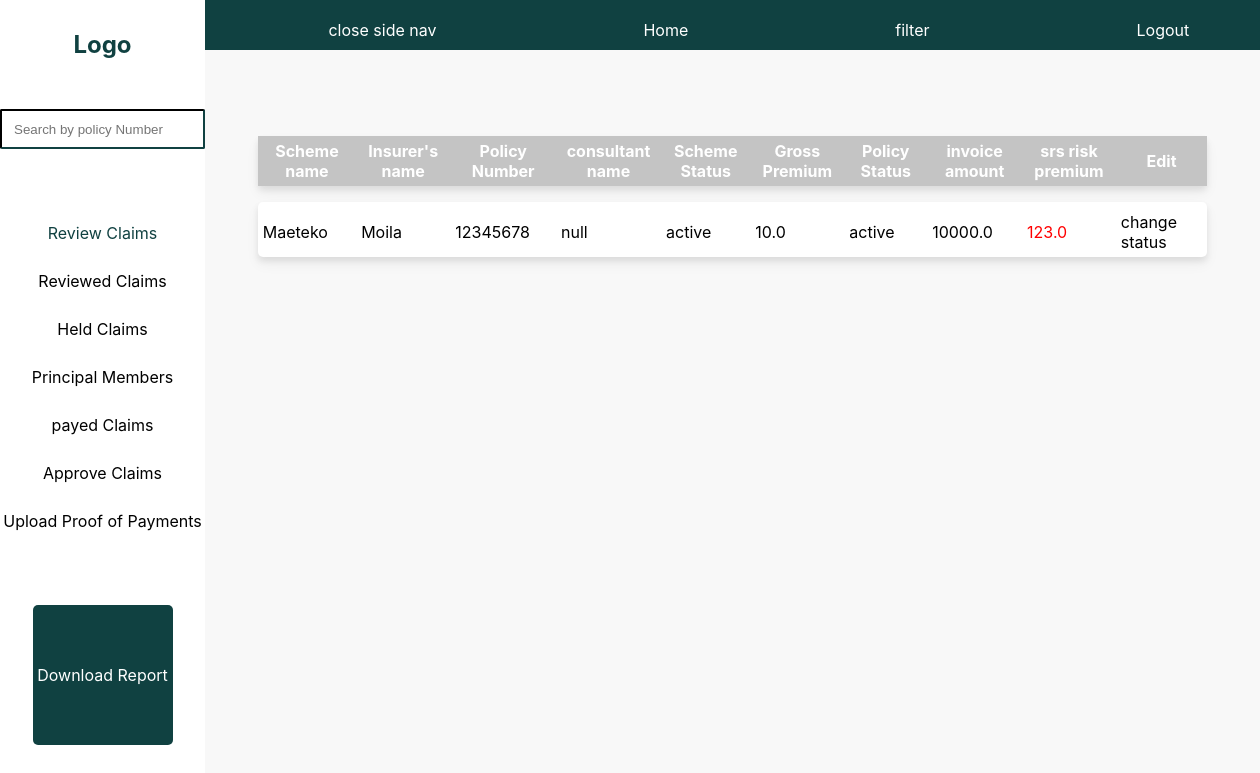
The page / on the database its author committed.
### premiumApp/models.py (models this page shows, shortened)
class FinanceModel(models.Model):
    policy_number = models.ForeignKey(PremiumModel,to_field='policy_number', on_delete=models.CASCADE)
    srs_risk_premium = models.FloatField(null=True)
    invoice_amount = models.FloatField(null=True)
    proof_of_payment = models.FileField(upload_to='proofOfPayment', null=True)

class PremiumModel(models.Model):
    scheme_name = models.CharField(max_length=200)
    insurer_name = models.CharField(max_length=200)
    consultant_name = models.CharField(max_length=300, default="null", null = True)
    policy_number = models.CharField(max_length=20, unique=True)
    active = "active"
    inactive = "inactive"
    scheme_status_choices = [
        (active, "active"),
        (inactive, "inactive")
    ]
    scheme_status = models.CharField(max_length=20, choices=scheme_status_choices)
    year = models.IntegerField(null=True)
    month = models.IntegerField(null=True)
    cancelled = "cancelled"
    lapsed = "lapsed"
    policy_status_choices = [
        (active, "active"),
        (inactive, "inactive"),
        (lapsed, "lapsed"),
        (cancelled, "cancelled")
    ]
    policy_status = models.CharField(max_length=20, choices=policy_status_choices)
    gross_premium = models.FloatField(null=True)
    """gross_premium = models.FloatField(null=True)
    srs_risk_premium = models.FloatField(null=True)
    arl_risk_premium = models.FloatField(null=True)
    premium_increase_factor = models.FloatField(null = True)
    safrican_risk_before_increase = models.FloatField(null=True)
    srs_claims_binder_fee = models.FloatField(null=True)
    net_insurer_prem = models.FloatField(null=True)
    srs_admin_fee = models.FloatField(null = True)
    total_srs_fee = models.FloatField(null=True)"""

### premiumApp/views.py (the view)
# urls.py: path('', views.home)
def home(request):
    data = FinanceModel.objects.all()
    context = {
        'data':data
    }
    return render(request, "premiumApp/claims.html", context)

### premiumApp/templates/premiumApp/claims.html (shortened to what this page needs)
<html lang="en">
<head>
    {% load static %}
    <link rel="stylesheet" href="{% static 'premiumApp/claims.css' %}">
</head>
<body>
    <div class="container">
        <div class="side-nav1">
            <h2 style = "text-align: center; color: rgb(16, 65, 65);position: relative;top: 30px;">Logo</h2>
            <div class="srch">
                <input type="text" placeholder="Search by policy Number">
            </div>
            <ul class = "links">
                <li class = "link" style="color:rgb(16, 65, 65)">Review Claims</li>
                <li class = "link">Reviewed Claims</li>
                <li class = "link">Held Claims</li>
                <li class = "link">Principal Members</li>
                <li class = "link">payed Claims</li>
                <li class = "link">Approve Claims</li>
                <li class = "link">Upload Proof of Payments</li>
            </ul>
            <div class="box-container">
                <div class="report-box">
                    <p>Download Report</p>
                </div>
            </div>
        </div>
        <div class="info">
            <div class="nav-bar">
                <ul>
                    <li class = "toggler">close side nav</li>
                    <li>Home</li>
                    <li>filter</li>
                    <li>Logout</li>
                </ul>
            </div>
            <table cellspacing = 0>
                <tr class = heading>
                    <th>Scheme name</th>
                    <th >Insurer's name</th>
                    <th >Policy Number</th>
                    <th>consultant name</th>
                    <th>Scheme Status</th>
                    <th>Gross Premium</th>
                    <th>Policy Status</th>
                    <th>invoice amount</th>
                    <th>srs risk premium</th>
                    <th>Edit</th>
                </tr>
                {% for row in data %}
                <tr>
                    <td class  = "first">{{row.policy_number.scheme_name}}</td>
                    <td>{{row.policy_number.insurer_name}}</td>
                    <td >{{row.policy_number.policy_number}}</td>
                    <td>{{row.policy_number.consultant_name}}</td>
                    <td>{{row.policy_number.scheme_status}}</td>
                    <td>{{row.policy_number.gross_premium}}</td>
                    <td>{{row.policy_number.policy_status}}</td>
                    <td>{{row.invoice_amount}}</td>
                    <td class = "rr">{{row.srs_risk_premium}}</td>
                    <td class = "last">change status</td>
                </tr>
                {% endfor %}
            </table>
        </div>
    </div>
</body>
</html>

### premiumApp/static/premiumApp/claims.css (style rules this page uses)
* { padding: 0; margin:0; box-sizing: border-box; }
body { font-family: -apple-system,BlinkMacSystemFont,"Segoe UI",Roboto,"Helvetica Neue",Arial,sans-serif; background-color: #F8F8F8; }
.container { display: flex; flex-direction: row; height: 100vh; width: 100%; background-color: #F8F8F8; }
.side-nav1 { height: 100vh; width: 20%; background-color: white; }
.box-container { display: flex; flex-direction: row; justify-content: center; }
.report-box { align-items: center; display: flex; cursor:pointer; flex-direction: row; justify-content: center; position: relative; top:200px; width: 140px; height: 140px; border-radius: 5px; background-color:rgb(16, 65, 65) ; color:white; }
.links { position: relative; top: 140px; line-height: 3; list-style-type:none ; cursor: pointer; }
.rr { color: red; }
.link { text-align: center; }
table { position: relative; top: 70px; width: 90%; margin: auto; border-collapse: separate; border-spacing: 0 1em; }
.nav-bar { position: relative; width: 105%; height: 50px; background-color: rgb(16, 65, 65); color: white; }
.nav-bar ul { display: flex; flex-direction: row; justify-content: space-around; padding: 20px; list-style-type:none ; }
.nav-bar ul li { cursor:pointer; }
.srch { display: flex; flex-direction: row; justify-content: center; }
input { display: flex; flex-direction: row; justify-content: center; position: relative; top: 80px; padding: 12px; border-color: rgb(16, 65, 65); border-radius: 2px; height: 40px; }
td { border:0px; width: 180px; height: 50px; padding: 5px; padding-top:10px; }
tr { background-color: white; height: 50px; width: 180px; box-shadow:0 4px 6px rgb(0 0 0 / 8%), 0 7px 14px rgb(0 0 0 / 5%); border-radius: 4px; margin-top: 50px; padding: 10px; }
.heading { background-color: rgb(196, 196, 196); color: white; }
.first { border-bottom-left-radius: 5px; border-top-left-radius: 5px; }
.last { border-bottom-right-radius: 5px; border-top-right-radius: 5px; }

### rows shown on the page
FinanceModel: policy_number.scheme_name "Maeteko", policy_number.insurer_name "Moila", policy_number.policy_number "12345678", policy_number.consultant_name "null", policy_number.scheme_status "active", policy_number.gross_premium "10.0", policy_number.policy_status "active", invoice_amount "10000.0", srs_risk_premium "123.0"
